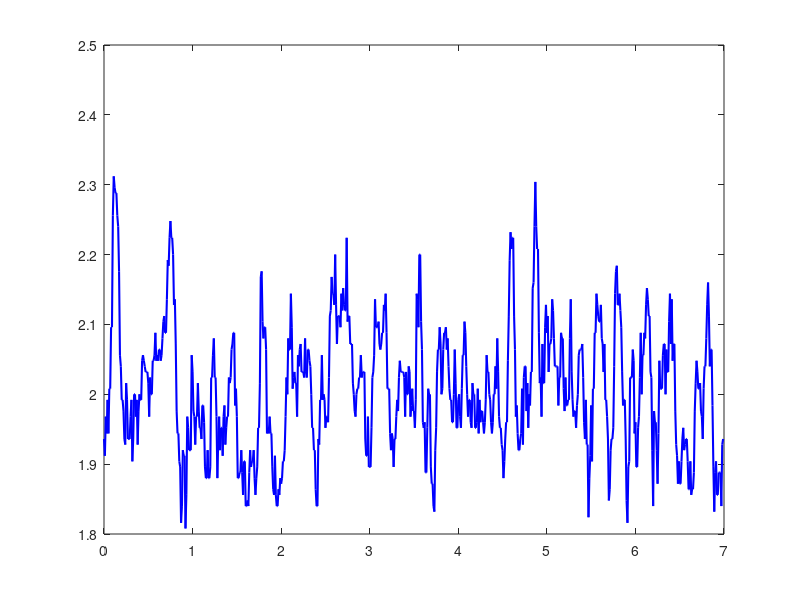

Here is the MATLAB script that generated this plot: (Note: this script raises an error after producing the figure.)
clear; clc;
% ==================
% CONTROL FLAGS
% ==================
NUM_WAVEFORMS   = 500;      % no. of waveforms (realizations)
NUM_BITS        = 100;      % no. of bits per one waveform
A               = 4;        % Amplitude
TP              = 70e-3;       % Pulse duration
TS              = 10e-3;       % Sampling rate (DAC Activated Period)
SpB             = fix(TP / TS);  % Samples per Bit
t1              = 1;
t2              = 25;
tol             = 0.5;
%%%%%%%%%%%%%%%%%%%%%%%%%%%%%%%%%%%%%%%%%%%%%%%%%%%%%%%%%%%%%%%%%%%%%%%%%%%%%%%%%%%%%%%%%%%%%%
% ==================
% LINE CODES
% ==================
% gen_data function returns a num_waveforms x num_bits MATRIX
function data = gen_data(num_waveforms, num_bits)
    data = randi([0, 1], num_waveforms, num_bits);
end

% maping:
%   logic (1) -> A
%   logic (0) -> 0
function ensemble = gen_unipolar(data, A, spb)
    mapped = data .* A;
    ensemble = repelem(mapped, 1, spb);
end

% maping:
%   logic (1) -> A
%   logic (0) -> -A
function ensemble = gen_polar_nrz(data, A, spb)
    mapped = (2 * data - 1) * A;
    ensemble = repelem(mapped, 1, spb);
end

% maping:
%   logic (1) -> A      for half of the period
%   logic (0) -> -A     for half of the period
function ensemble = gen_rz(data, A, spb)
    num_waveforms = size(data, 1);
    num_bits = size(data, 2);
    mapped = (2 * data - 1) * A;
    Ton  = fix(spb / 2);     % force integer division (7/2 = 3)
    Toff = spb - Ton;

    on_part  = repelem(mapped, 1, Ton);
    off_part = repelem(zeros(size(mapped)), 1, Toff);

    % Concatination: for each bit (on_part samples -> off_part samples)
    ensemble = zeros(num_waveforms, num_bits * spb);

    for b = 1 : num_bits
        % {1st iteration} -> on_idx  = [1 2 3] = 1 : 3
        on_idx  = (b-1)*spb + 1 : (b-1)*spb + Ton;  
        % {1st iteration} -> off_idx = [4 5 6 7] = 4 : 7    
        off_idx = (b-1)*spb + Ton + 1 : b*spb;          
        ensemble(:, on_idx)  = on_part(:, (b-1)*Ton+1 : b*Ton);
        ensemble(:, off_idx) = off_part(:, (b-1)*Toff+1 : b*Toff);
    end
end

% apply_shift returns the ensemble after applying random time shift
% Arguments:
%   ensemble  -> Normal ensemble 2D Matrix
%   spb       -> Samples per Bit
function ensemble_shifted = apply_shift(ensemble, spb)
    ensemble_shifted = ensemble;  % copy to output first
    for waveform_idx = 1 : size(ensemble, 1)
        shamt = randi([1, spb-1], 1, 1);
        ensemble_shifted(waveform_idx, :) = circshift(ensemble(waveform_idx, :), shamt);
    end
end
%%%%%%%%%%%%%%%%%%%%%%%%%%%%%%%%%%%%%%%%%%%%%%%%%%%%%%%%%%%%%%%%%%%%%%%%%%%%%%%%%%%%%%%%%%%%%%
% ==================
% ANALYSIS
% ==================
% stat_mean returns the statistical mean
%   for a given ensemble @ each time instant
% Arguments:
%   ensemble            -> Ensemble 2D Matrix
% Outputs:
%   stat_mean_vector    -> Vector of statistical mean @ each time instant
function stat_mean_vector = stat_mean(ensemble)
    stat_mean_vector = zeros(1, size(ensemble, 2));
    for t_idx = 1 : size(ensemble, 2)
        SUM = sum(ensemble(:, t_idx));
        stat_mean_vector(1, t_idx) = SUM / size(ensemble, 1);
    end
end

% stat_acf function returns the statistical autocorrelation
%   for a given ensemble as a funciton of lag (tau)
% Arguments
%   - ensemble          -> ensemble 2D Matrix
% Outputs
%   - stat_acf_vector   -> Vector of statistical autocorrelation for each lag (tau)
%                           lag range: - (num_bits - 1) passign by (0) up to + (num_bits - 1)
%                               for 700 samples -> lag range: -699 : +699
function stat_acf_vector = stat_acf(ensemble)
    [num_waveforms, num_bits] = size(ensemble);
    lags = 0 : num_bits - 1;
    acf_positive = zeros(1, num_bits);

    for tau = lags
        t_end = num_bits - tau;
        products = ensemble(:, 1:t_end) .* ensemble(:, 1+tau:num_bits);
        acf_positive(tau + 1) = sum(products(:)) / (size(products, 1) * size(products, 2));
    end

    % Full ACF: mirror positive side
        stat_acf_vector = [fliplr(acf_positive(2 : end)), acf_positive];
end

% stat_acf_at function reutrns the statstical autocorrelation
%   for a given ensemble @ a specific time instant t
% Arguments
%   - ensemble          -> ensemble 2D Matrix
%   - t1                -> specific time instant
% Outputs
%   - stat_acf_vector   -> Vector fo statistical autocorrelation for each lag (tau)
%                           lag range: - (num_bits - 1) passign by (0) up to + (num_bits - 1)
%                               for 700 samples -> lag range: -699 : +699
function stat_acf_vector = stat_acf_at(ensemble, t1)
    [num_waveforms, num_bits] = size(ensemble);
    lags = 0 : num_bits - 1;
    acf_positive = zeros(1, num_bits);

    for tau = lags
        t2 = t1 + tau;
        if t2 > num_bits
            break;  % out of bounds
        end
        
        products = ensemble(:, t1) .* ensemble(:, t2);
        acf_positive(tau + 1) = sum(products(:)) / (size(products, 1) * size(products, 2));

            % Full ACF: mirror positive side
        stat_acf_vector = [fliplr(acf_positive(2 : end)), acf_positive];
    end
end

% time_mean returns the time mean
%   for a given ensemble for each realization
% Arguments:
%   ensemble            -> Ensemble 2D Matrix
%   waveform_idx        -> Waveform Index
% Outputs:
%   time_mean_val       -> Time Mean Value for a specific waveform
function time_mean_val = time_mean(ensemble, waveform_idx)
    waveform        = ensemble(waveform_idx, :);
    time_mean_val   = sum(waveform) / length(waveform);
end

% time_acf returns the time autocorrelation
%   for a single realization as a function of lag (tau)
% Arguments:
%   - ensemble            -> Ensemble 2D Matrix
%   - waveform_idx        -> Index of the intended waveform
% Outputs:
%   - time_acf_vector     -> Time autocorrelation as a function of lag (tau)
%                               lag range: - (num_bits - 1) passign by (0) up to + (num_bits - 1)
%                                   for 700 samples -> lag range: -699 : +699
function time_acf_vector = time_acf(ensemble, waveform_idx)
    waveform = ensemble(waveform_idx, :);
    num_bits = length(waveform);
    acf_positive = zeros(1, num_bits);

    for tau = 0 : num_bits - 1
        t_end = num_bits - tau;
        products = waveform(1 : t_end) .* waveform(1+tau : num_bits);
        acf_positive(tau + 1) = sum(products(:)) / (size(products, 1) * size(products, 2));
    end

    % Full ACF: mirror positive side
        time_acf_vector = [fliplr(acf_positive(2 : end)), acf_positive];
end

% ep_check function {check if process is ergodic or not}
% Arguments
%   - ensemble      -> ensemble 2D Matrix
%   - waveform_idx  -> waveform index
%   - tol           -> tolerance
% Outputs
%   - is_erg        -> bool value {1: ergodic | 0: non-ergodic}
%   - mean_diff     -> difference between time mean & ensemble mean
function [is_erg, mean_diff] = ep_check(ensemble, waveform_idx, tol, type_str)
    % Ensemble Mean (average of stat_mean vector)
        ens_mean    = mean(stat_mean(ensemble));
    % Time Mean (for one waveform)
        t_mean      = time_mean(ensemble, waveform_idx);
    % Difference
        mean_diff   = abs(t_mean - ens_mean);
        is_erg      = mean_diff < tol;
    % Report
        fprintf('\n=== %s ===', type_str);
        fprintf('Ensemble Mean : %.4f\n', ens_mean);
        fprintf('Time Mean     : %.4f\n', t_mean);
        fprintf('Mean Diff     : %.4f\n', mean_diff);
        if is_erg
            fprintf('Process is Ergodic\n\n');
        else
            fprintf('Process is Not Ergodic\n\n');
        end
end

% compute_psd function returns the PSD & BW of a given ACF vector
% Arguments
%   - acf_vector    -> Autocorrelation vector (function of lag (tau))
%   - Ts            -> Sampling period (ms)
% Outputs
%   - psd_vector    -> Power Spectral Density Vector
%   - freq_vector   -> Frequency Axis Vector
%   - BW            -> Bandwidth (first null frequency)
function [psd_vector, freq_vector, BW] = compute_psd(acf_vector, Ts)
    N               = length(acf_vector);
    psd_vector      = abs(fftshift(fft(acf_vector)));
    freq_vector     = (-floor(N/2) : floor(N/2)) / (N * Ts);

    % BW: first null after DC (positive freq only)
        half_psd        = psd_vector(floor(N/2) + 1 : end);
        half_freq       = freq_vector(floor(N/2) + 1 : end);

    % Smooth before null detection
        smooth_window   = 30;   % reduced for better null detection
        half_psd_smooth = movmean(half_psd, smooth_window);

    % Skip DC region (first 5% of samples) before searching for null
        dc_skip         = floor(length(half_psd_smooth) * 0.05);
        search_psd      = half_psd_smooth(dc_skip:end);
        search_freq     = half_freq(dc_skip:end);

    % First near zero crossing
        search_norm     = search_psd / max(half_psd_smooth);
        null_idx        = find(search_norm < 0.02, 1, 'first');

    % Compute BW
        if ~isempty(null_idx)
            BW = search_freq(null_idx);
        else
            BW = NaN;
        end
end
%%%%%%%%%%%%%%%%%%%%%%%%%%%%%%%%%%%%%%%%%%%%%%%%%%%%%%%%%%%%%%%%%%%%%%%%%%%%%%%%%%%%%%%%%%%%%%
% ==================
% PLOTTING
% ==================
% plot_mean.m
% Plots the statistical mean vector over time
% Arguments
%   - stat_mean_vector  -> Statistical Mean Vector
%   - Ts                -> Sampling Period (ms)
%   - title_str         -> Plot Title String
function plot_mean(stat_mean_vector, Ts, title_str)
    N           = length(stat_mean_vector);
    t_axsis     = (0 : N-1) * Ts;

    figure;
    plot(t_axsis, stat_mean_vector, 'b', 'LineWidth', 1.5);
    yline(mean(stat_mean_vector), 'r--', 'LineWidth', 1.2);
    xlabel('Time (ms)');
    ylabel('Amplitude');
    title(title_str);
    legend('Statistical Mean', 'Average');
    grid on;
end

% plot_time_mean.m
% Plots the time mean for each realization
% Arguments
%   - time_mean_vector  -> Time mean vector (one value per realization)
%   - title_str         -> Plot title string
function plot_time_mean(time_mean_vector, title_str)
    N = length(time_mean_vector);

    figure;
    stem(1:N, time_mean_vector, 'b', 'LineWidth', 1.2);
    yline(mean(time_mean_vector), 'r--', 'LineWidth', 1.2);
    xlabel('Realization Index');
    ylabel('Time Mean');
    title(title_str);
    legend('Time Mean per Realization', 'Average');
    grid on;
end

% plot_time_acf.m
% Plots the time ACF of one waveform vs statistical ACF
% Arguments
%   - time_acf_vector   -> Time ACF vector for one waveform
%   - stat_acf_vector   -> Statistical ACF vector (for comparison)
%   - title_str         -> Plot title string
function plot_time_acf(time_acf_vector, stat_acf_vector, title_str)
    N       = length(time_acf_vector);
    lags    = -(floor(N/2)) : floor(N/2);

    figure;
    plot(lags, time_acf_vector, 'b',  'LineWidth', 1.5); hold on;
    plot(lags, stat_acf_vector, 'r--','LineWidth', 1.2);
    xlabel('Lag (\tau)');
    ylabel('R_x(\tau)');
    title(title_str);
    legend('Time ACF', 'Statistical ACF');
    grid on;
end

% plot_acf.m
% Plots the statistical ACF (avg + @ t1 + @ t2)
% Argumetns
%   - acf_avg       -> ACF averaged over all time instants
%   - acf_t1        -> ACF @ specific time instant t1
%   - acf_t2        -> ACF @ specific time instant t2
%   - t1            -> First time instant index
%   - t2            -> Second time instant index
%   - title_str     -> Plot title string
function plot_sp_check(acf_t1, acf_t2, acf_avg, t1, t2, title_str)
    figure;

    subplot(2, 1, 1);
    plot(acf_t1, 'b', 'LineWidth', 1.5); hold on;
    plot(acf_t2, 'r--', 'LineWidth', 1.2);
    xlabel('\tau'); ylabel('ACF');
    title(sprintf('ACF at t=%d & t=%d', t1, t2));
    legend(sprintf('ACF @ t=%d', t1), sprintf('ACF @ t=%d', t2));
    grid on;

    subplot(2, 1, 2);
    plot(acf_avg, 'b', 'LineWidth', 1.5);
    xlabel('\tau'); ylabel('ACF');
    title('ACF Average');
    grid on;

    sgtitle(title_str);
end

% plot_psd.m
% Plots the PSD and marks the bandwidth (first null)
% Arguments
%   - psd_vector    -> PSD vector
%   - freq_vector   -> Frequency axis vector
%   - BW            -> Bandwidth (first null frequency)
%   - title_str     -> Plot title string
function plot_psd(psd_vector, freq_vector, BW, title_str)
    figure;
    plot(freq_vector, psd_vector, 'b', 'LineWidth', 1.5); hold on;

    if ~isnan(BW)
        xline(BW, 'r--', sprintf('BW = %.4f Hz', BW), 'LineWidth', 1.2);
        legend('PSD', 'First Null BW');
    else
        legend('PSD');
    end

    xlabel('Frequency (Hz)');
    ylabel('PSD');
    title(title_str);
    ylim([0, 250]);
    grid on;
end
%%%%%%%%%%%%%%%%%%%%%%%%%%%%%%%%%%%%%%%%%%%%%%%%%%%%%%%%%%%%%%%%%%%%%%%%%%%%%%%%%%%%%%%%%%%%%%
% ==================
% << MAIN >>
% ==================
% =======================================
% Ensemble Generation
% =======================================
data = gen_data(NUM_WAVEFORMS, NUM_BITS);
ensemble_unip = gen_unipolar(data, A, SpB);
ensemble_pnrz = gen_polar_nrz(data, A, SpB);
ensemble_prz  = gen_rz(data, A, SpB);

% ========================================
% Time Shift For Each Ensemble
% ========================================
ensemble_shifted_unip = apply_shift(ensemble_unip, SpB);
ensemble_shifted_pnrz = apply_shift(ensemble_pnrz, SpB);
ensemble_shifted_prz  = apply_shift(ensemble_prz , SpB);

% ========================================
% Statistical Mean & Autocorrelation
% ========================================
stat_mean_vector_unip       = stat_mean(ensemble_shifted_unip);
stat_mean_vector_pnrz       = stat_mean(ensemble_shifted_pnrz);
stat_mean_vector_prz        = stat_mean(ensemble_shifted_prz );

stat_acf_vector_avg_unip    = stat_acf(ensemble_shifted_unip);
stat_acf_vector_t1_unip     = stat_acf_at(ensemble_shifted_unip, t1);
stat_acf_vector_t2_unip     = stat_acf_at(ensemble_shifted_unip, t2);

stat_acf_vector_avg_pnrz    = stat_acf(ensemble_shifted_pnrz);
stat_acf_vector_t1_pnrz     = stat_acf_at(ensemble_shifted_pnrz, t1);
stat_acf_vector_t2_pnrz     = stat_acf_at(ensemble_shifted_pnrz, t2);

stat_acf_vector_avg_prz     = stat_acf(ensemble_shifted_prz );
stat_acf_vector_t1_prz      = stat_acf_at(ensemble_shifted_prz, t1);
stat_acf_vector_t2_prz      = stat_acf_at(ensemble_shifted_prz, t2);

plot_mean(stat_mean_vector_unip, TS, 'Statistical Mean for Unipolar');
plot_mean(stat_mean_vector_pnrz, TS, 'Statistical Mean for Polar NRZ');
plot_mean(stat_mean_vector_prz , TS, 'Statistical Mean for Polar RZ');

% ========================================
% Stationarity Proof (Visual)
% ========================================
plot_sp_check(stat_acf_vector_t1_unip, stat_acf_vector_t2_unip, stat_acf_vector_avg_unip, t1, t2, 'Stationarity Proof - Unipolar');
plot_sp_check(stat_acf_vector_t1_pnrz, stat_acf_vector_t2_pnrz, stat_acf_vector_avg_pnrz, t1, t2, 'Stationarity Proof - Polar NRZ');
plot_sp_check(stat_acf_vector_t1_prz,  stat_acf_vector_t2_prz,  stat_acf_vector_avg_prz,  t1, t2, 'Stationarity Proof - Polar RZ');

% ========================================
% Time Mean & Autocorrelation
% ========================================
waveform_idx = 1;

time_mean_unip = time_mean(ensemble_shifted_unip, waveform_idx);
time_mean_pnrz = time_mean(ensemble_shifted_pnrz, waveform_idx);
time_mean_prz  = time_mean(ensemble_shifted_prz,  waveform_idx);

time_acf_unip  = time_acf(ensemble_shifted_unip, waveform_idx);
time_acf_pnrz  = time_acf(ensemble_shifted_pnrz, waveform_idx);
time_acf_prz   = time_acf(ensemble_shifted_prz,  waveform_idx);

plot_time_mean(time_mean_unip, sprintf("Time Mean for Waveform (idx = %0d) of Unipolar ensemble", waveform_idx));
plot_time_mean(time_mean_pnrz, sprintf("Time Mean for Waveform (idx = %0d) of Polra NRZ ensemble", waveform_idx));
plot_time_mean(time_mean_prz, sprintf("Time Mean for Waveform (idx = %0d) of Polar RZ ensemble", waveform_idx));

plot_time_acf(time_acf_unip, stat_acf_vector_avg_unip, sprintf("Time ACF for Waveform (idx = %0d) of Unipolar ensemble", waveform_idx));
plot_time_acf(time_acf_pnrz, stat_acf_vector_avg_pnrz, sprintf("Time ACF for Waveform (idx = %0d) of Polra NRZ ensemble", waveform_idx));
plot_time_acf(time_acf_prz, stat_acf_vector_avg_prz, sprintf("Time ACF for Waveform (idx = %0d) of Polar RZ ensemble", waveform_idx));

fprintf('=== Time Mean ===\n');
fprintf('Unipolar  : %.4f\n', time_mean_unip);
fprintf('Polar NRZ : %.4f\n', time_mean_pnrz);
fprintf('Polar RZ  : %.4f\n', time_mean_prz);

% ========================================
% Ergodic Process Check
% ========================================
is_erg_unip = ep_check(ensemble_shifted_unip, waveform_idx, tol, 'Unipolar');
is_erg_pnrz = ep_check(ensemble_shifted_pnrz, waveform_idx, tol, 'Polar NRZ');
is_erg_prz  = ep_check(ensemble_shifted_prz,  waveform_idx, tol, 'Polar RZ');

% ========================================
% PSD & BW
% ========================================
[psd_unip, freq_unip, BW_unip] = compute_psd(stat_acf_vector_avg_unip, TS);
[psd_pnrz, freq_pnrz, BW_pnrz] = compute_psd(stat_acf_vector_avg_pnrz, TS);
[psd_prz,  freq_prz,  BW_prz]  = compute_psd(stat_acf_vector_avg_prz,  TS);

plot_psd(psd_unip, freq_unip, BW_unip, 'PSD for Unipolar');
plot_psd(psd_pnrz, freq_pnrz, BW_pnrz, 'PSD for Polar NRZ')
plot_psd(psd_prz,  freq_prz,  BW_prz , 'PSD for Polar RZ')

fprintf('BW Unipolar  : %.4f Hz\n', BW_unip);
fprintf('BW Polar NRZ : %.4f Hz\n', BW_pnrz);
fprintf('BW Polar RZ  : %.4f Hz\n', BW_prz);
